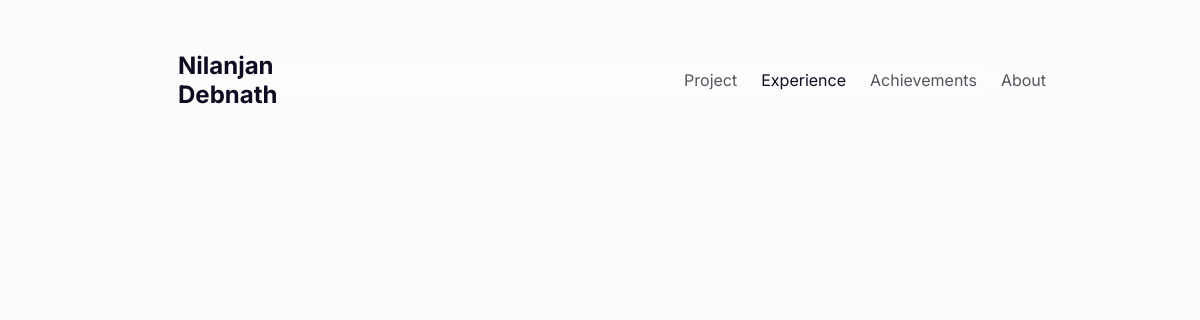
Before: /experience with the older database file.
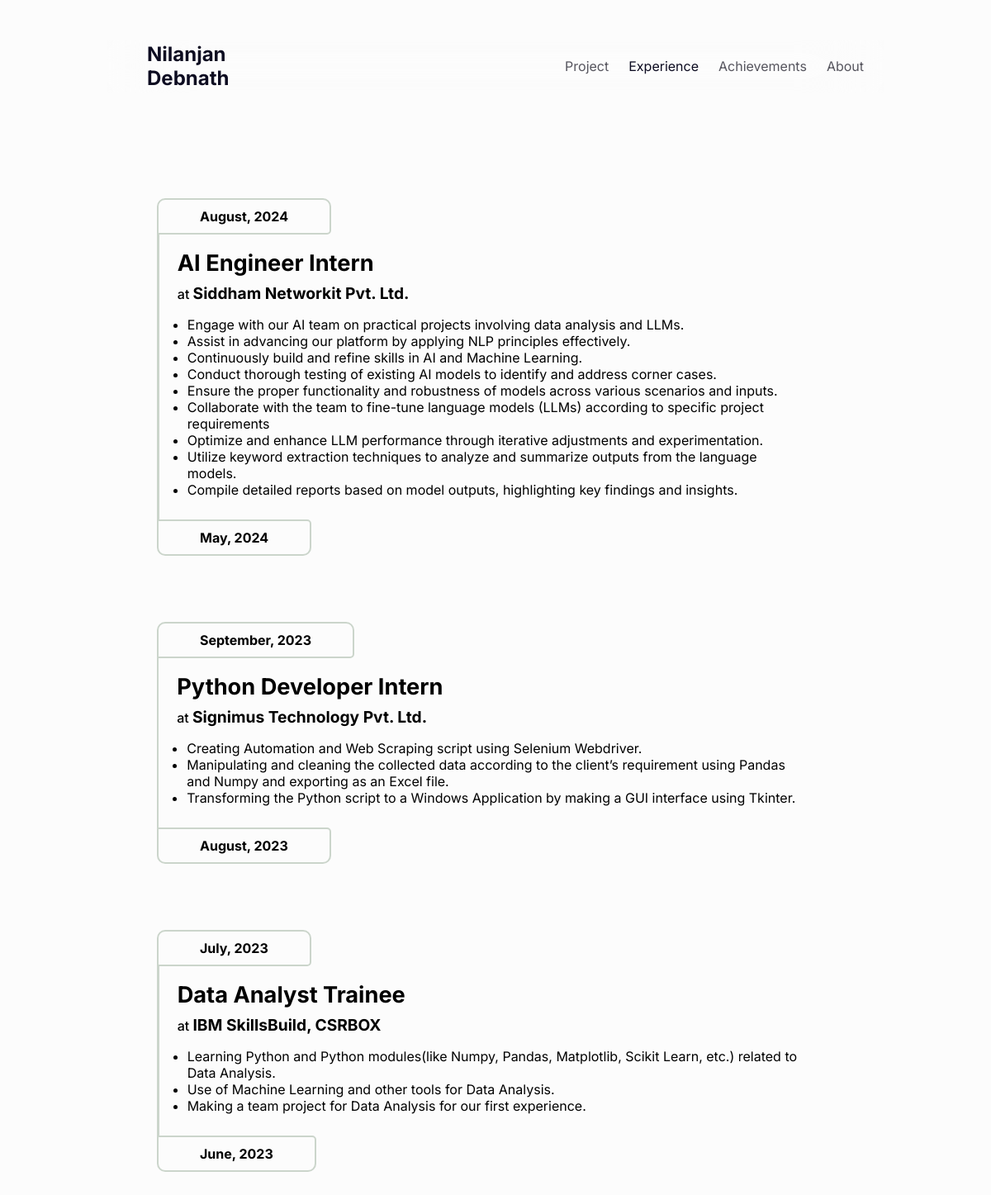
After: the same page with the newer database file.
### app/models.py (models this page shows, shortened)
class Expriences(models.Model):
    title=models.CharField(max_length=100)
    company=models.CharField(max_length=100)
    details=models.TextField(max_length=5000, default=None)
    startdate=models.DateField()
    enddate=models.DateField()

### app/views.py (the view)
# urls.py: path('experience', views.experiences, name="experience"),
def experiences(request):
    experiences = Expriences.objects.all().order_by('-enddate')
    return render(request, "experiences.html", {"experiences":experiences})

### app/views.py (called while the page is built)
@register.filter(name='split')
def split(value, separator):
    return value.split(separator)

### app/templates/experiences.html
{% extends "base.html" %}
{% block main %}
{% load static %}
<head>
    <link rel="stylesheet" href="{% static 'css/experiences_.css' %}">
</head>
<body>
    <div class="experiences">
        {% for experience in experiences %}
        <div class="experience">
            <h2 class="date end">{{ experience.enddate | date:"F, Y" }}</h2>
            <div class="container">
                <div class="horizontal_line"></div>
                <div class="container1">
                    <h1 class="job_title"> {{ experience.title }} </h1>
                    <h2 class="company">at <span> {{  experience.company }} </span></h2>
                    <ul class="details">
                        {% with experience.details|linebreaksbr|split:"<br>" as lines %}
                            {% for line in lines %}
                                <li>{{ line }}</li>
                            {% endfor %}
                        {% endwith %}
                    </ul>
                </div>
            </div>
            <h2 class="date start">{{ experience.startdate | date:"F, Y" }}</h2>
        </div>
        {% endfor %}
    </div>
</body>
{% endblock %}

### app/templates/base.html (shortened to what this page needs)
{% load static %}
<!DOCTYPE html>
<html lang="en">
<head>
    <link rel="stylesheet" href="{% static 'css/base.css' %}">
</head>
<body>
    {% include "nav.html" %}
    <main>
        {% block main %}
        {% endblock %}
    </main>
</body>
</html>

### app/templates/nav.html
{% load static %}
<head>
  <link rel="stylesheet" href="{% static 'css/nav.css' %}">
</head>
<body>
  <nav>
    <h1><a href="{% url 'home' %}">Nilanjan<br>Debnath</a></h1>
    <ul>
      <li id="li1"><a href="{% url 'project' %}#projects">Project</a></li>
      <li id="li2"><a href="{% url 'experience' %}">Experience</a></li>
      <li id="li3"><a>Achievements</a></li>
      <li id="li4"><a href="{% url 'about' %}">About</a></li>
    </ul>
  </nav>
</body>

### app/static/css/base.css (style rules this page uses)
body { background-color: #FCFCFC; font-family: Inter; padding: 0 calc(15vw - 50px); margin: 0; }

### app/static/css/nav.css (style rules this page uses)
nav { margin: 6vh 0; height: 8vh; display: flex; justify-content: space-between; align-items: center; position: sticky; top: 0; backdrop-filter: blur(45px); }
nav > h1 { color: #0d0c21; font-weight: bolder; padding: 1vh 4vw; }
nav > ul { display: flex; justify-content: space-evenly; list-style-type: none; padding: 0 1vw; }
nav > ul > li { padding: 1vh 1vw; color: #56555e; }
a { text-decoration: none; color: inherit; }

### app/static/css/experiences_.css (style rules this page uses)
#li2 { color: #0d0c21; }
.experiences { display: flex; flex-direction: column; padding: 5vh 0; }
.experience { display: flex; flex-direction: column; padding: 5vh 5vw; }
.date { font-size: 1rem; width: fit-content; border-radius: 5px; border: 2px solid rgba(90, 122, 90, 0.3); padding: 10px 50px; margin: 0; }
.end { border-top-left-radius: 10px; border-top-right-radius: 10px; border-bottom-left-radius: 0; }
.start { border-top-left-radius: 0; border-bottom-right-radius: 10px; border-bottom-left-radius: 10px; }
.container { display: flex; flex-direction: row; justify-content: start; }
.horizontal_line { width: 3px; margin: 0; background-color: #5a7a5a4d; }
.container1 { padding: 10px; }
.job_title { font-size: 1.7rem; margin: 0; padding: 1vh 1vw; }
.company { font-size: 1rem; font-weight: 500; padding: 0 1vw; margin: 0; }
.company > span { font-size: 1.2rem; font-weight: bold; }
.details { margin: 0; padding: 2vh 2vw; }

Changed rows visible on the page:
added Expriences: enddate "August, 2024", title "AI Engineer Intern", company "Siddham Networkit Pvt. Ltd.", lines "Engage with our AI team on practical projects involving data analysis and LLMs." "Assist in advancing our platform by applying NLP principles effectively." "Continuously build and refine skills in AI and Machine Learning." "Conduct thorough testing of existing AI models to identify and address corner cases." "Ensure the proper functionality and robustness of models across various scenarios and inputs." "Collaborate with the team to fine-tune language models (LLMs) according to specific project requirements" "Optimize and enhance LLM performance through iterative adjustments and experimentation." "Utilize keyword extraction techniques to analyze and summarize outputs from the language models." "Compile detailed reports based on model outputs, highlighting key findings and insights.", startdate "May, 2024"
added Expriences: enddate "September, 2023", title "Python Developer Intern", company "Signimus Technology Pvt. Ltd.", lines "Creating Automation and Web Scraping script using Selenium Webdriver." "Manipulating and cleaning the collected data according to the client’s requirement using Pandas and Numpy and exporting as an Excel file." "Transforming the Python script to a Windows Application by making a GUI interface using Tkinter.", startdate "August, 2023"
added Expriences: enddate "July, 2023", title "Data Analyst Trainee", company "IBM SkillsBuild, CSRBOX", lines "Learning Python and Python modules(like Numpy, Pandas, Matplotlib, Scikit Learn, etc.) related to Data Analysis." "Use of Machine Learning and other tools for Data Analysis." "Making a team project for Data Analysis for our first experience.", startdate "June, 2023"
